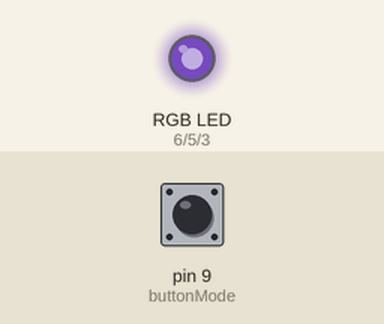
Simulated run of this sketch. Board: Arduino Uno, built with avr-gcc and run on an emulated ATmega328P. Shown: an RGB LED mixed from three pins (HIGH = lit). The test bench sets the inputs (shaded band); at power-on: pin 9 (buttonMode) HIGH. Dim RGB values are drawn brighter than linear; random numbers use the default seed unless the sketch sets one; what the sketch prints to the serial monitor is not drawn.

Above: at 1.2 s.
1.3 s: pin 9 (buttonMode) pulled LOW for 0.15 s
At 3.5 s:
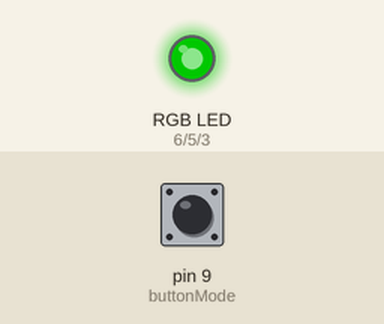
3.8 s: pin 9 (buttonMode) pulled LOW for 1 s
7.8 s: pin 9 (buttonMode) pulled LOW for 0.15 s
At 7.8 s:
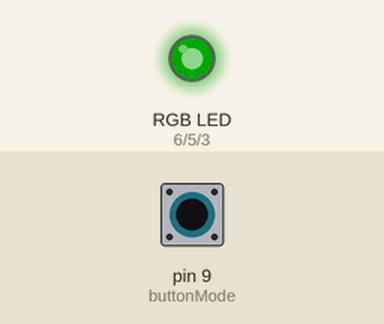
At 9.8 s:
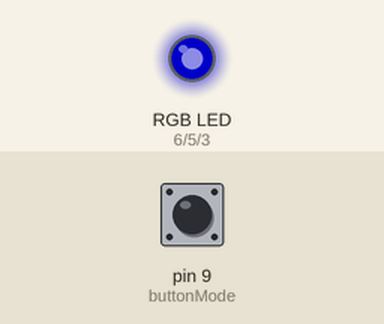
10.3 s: pin 9 (buttonMode) pulled LOW for 3.2 s
At 15.1 s:
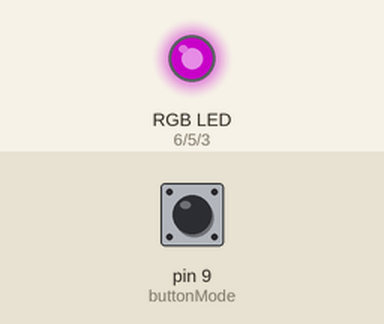
15.8 s: pin 9 (buttonMode) pulled LOW for 0.15 s
18.8 s: pin 9 (buttonMode) pulled LOW for 1 s
Timing chart, 0 to 21.8 s (numbered marks = the images above; inputs shaded):
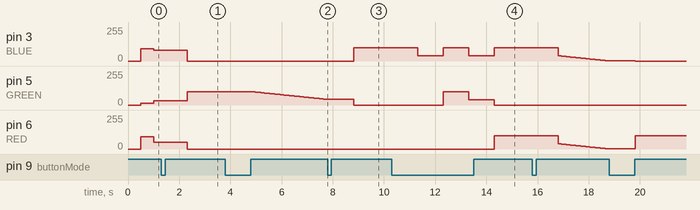

Measured:
- after the input at 3.8 s, pin 5 (GREEN): moves from 100/255 to 42/255 over 2.9 s, starting after 1.1 s
- after the input at 7.8 s, pin 3 (BLUE): 0/255 → 100/255 after 1.0 s
- after the input at 10.3 s, pin 3 (BLUE): 100/255 → 41/255 after 1.0 s, → 100/255 1.0 s later, → 40/255 1.0 s later, → 100/255 1.0 s later; pin 5 (GREEN): 0/255 → 100/255 after 2.0 s, → 40/255 1.0 s later, → 0/255 1.0 s later; pin 6 (RED): 0/255 → 100/255 after 4.0 s
- after the input at 15.8 s, pin 3 (BLUE), pin 6 (RED): moves from 100/255 to 1/255 over 1.9 s, starting after 1.0 s

The sketch:

LedLightProject.ino
```cpp
/* Protodrama 2020 */

/* button mode selector pins */
#define buttonMode 9

/* RGB pins */
#define BLUE 3
#define GREEN 5
#define RED 6

/* mode seleccion */
int mode = 0;
int maxmode = 14;
/*
 * mode 0 = party rgb;
 * mode 1 = fixed green;
 * mode 2 = glow green;
 * mode 3 = fixed blue;
 * mode 4 = glow blue;
 * mode 5 = fixed cyan;
 * mode 6 = glow cyan;
 * mode 7 = fixed purple;
 * mode 8 = glow purple;
 * mode 9 = fixed red;
 * mode 10 = glow red;
 * mode 11 = fixed yellow;
 * mode 12 = glow yellow;
 * mode 13 = rainbow;
 */

/* data for party color mode */
const unsigned long eventTime_Party_ColorChange = 500;
unsigned long previousTime_Party_ColorChange = 0;

/* data for glow mode */
unsigned int glow_brightness = 100;
bool increasing = false;
const unsigned long eventTime_Glow_Brightness_Change = 50;
unsigned long previousTime_Glow_Brightness_ColorChange = 0;

/* data for rainbow mode */
unsigned int colortransition = 0; /* To select transtition between green, cyan, blue, purple, red, yellow */
unsigned int green_rainbow_value = 100; /* 100 to be used as first color when mode is selected */
unsigned int blue_rainbow_value = 0;
unsigned int red_rainbow_value = 0;
const unsigned long eventTime_Rainbow_Change = 50;
unsigned long previousTime_Rainbow_ColorChange = 0;

/***************************/

void setup() {

 /* Initialice serial transmission */
 Serial.begin(9600);

 /* button mode selector initialization */
 pinMode(buttonMode, INPUT_PULLUP);

 /* LED pins initialization */
 pinMode(BLUE,OUTPUT);
 pinMode(RED,OUTPUT);
 pinMode(GREEN,OUTPUT);

}

void loop() {

  /* output for debuff purposes */
  Serial.println(mode);
  Serial.println(glow_brightness);

  int btnModeStatus = digitalRead(buttonMode);

  if (btnModeStatus == LOW)
  {
    Serial.println("mode changed");

    mode++;
    if(mode == maxmode){
      mode = 0;
    }
    delay(1000);
  }


  /* RGB party mode */
  if(mode == 0){
    /* Updates frequently with current time to calculate time difference*/
    unsigned long currentTime = millis();

    long redvalue = random(0,100);
    long greenvalue = random(0,100);
    long bluevalue = random(0,100);

    if(currentTime - previousTime_Party_ColorChange >= eventTime_Party_ColorChange){
      analogWrite(GREEN, greenvalue);
      analogWrite(RED, redvalue);
      analogWrite(BLUE, bluevalue);

      previousTime_Party_ColorChange = currentTime;
    }
  }

  /* Fixed green mode */
  if(mode == 1){
      analogWrite(GREEN, 100);
      analogWrite(RED, 0);
      analogWrite(BLUE, 0);
  }

  /* Glow green mode */
  if(mode == 2){

    /* Updates frequently with current time to calculate time difference*/
    unsigned long currentTime = millis();

    if(currentTime - previousTime_Glow_Brightness_ColorChange >= eventTime_Glow_Brightness_Change){
      analogWrite(GREEN, glow_brightness);
      analogWrite(RED, 0);
      analogWrite(BLUE, 0);

      previousTime_Glow_Brightness_ColorChange = currentTime;

      change_glow_brighness();
      change_glow_direction();
    }
  }

/* Fixed blue mode */
  if(mode == 3){
      analogWrite(GREEN, 0);
      analogWrite(RED, 0);
      analogWrite(BLUE, 100);
  }

/* Glow blue mode */
  if(mode == 4){

    /* Updates frequently with current time to calculate time difference*/
    unsigned long currentTime = millis();

    if(currentTime - previousTime_Glow_Brightness_ColorChange >= eventTime_Glow_Brightness_Change){
      analogWrite(GREEN, 0);
      analogWrite(RED, 0);
      analogWrite(BLUE, glow_brightness);

      previousTime_Glow_Brightness_ColorChange = currentTime;

      change_glow_brighness();
      change_glow_direction();
    }
  }

/* Fixed cyan mode */
  if(mode == 5){
      analogWrite(GREEN, 100);
      analogWrite(RED, 0);
      analogWrite(BLUE, 100);
  }

/* Glow cyan mode */
  if(mode == 6){

    /* Updates frequently with current time to calculate time difference*/
    unsigned long currentTime = millis();

    if(currentTime - previousTime_Glow_Brightness_ColorChange >= eventTime_Glow_Brightness_Change){
      analogWrite(GREEN, glow_brightness);
      analogWrite(RED, 0);
      analogWrite(BLUE, glow_brightness);

      previousTime_Glow_Brightness_ColorChange = currentTime;

      change_glow_brighness();
      change_glow_direction();
    }
  }

/* Fixed purple mode */
  if(mode == 7){
      analogWrite(GREEN, 0);
      analogWrite(RED, 100);
      analogWrite(BLUE, 100);
  }

/* Glow purple mode */
  if(mode == 8){

    /* Updates frequently with current time to calculate time difference*/
    unsigned long currentTime = millis();

    if(currentTime - previousTime_Glow_Brightness_ColorChange >= eventTime_Glow_Brightness_Change){
      analogWrite(GREEN, 0);
      analogWrite(RED, glow_brightness);
      analogWrite(BLUE, glow_brightness);

      previousTime_Glow_Brightness_ColorChange = currentTime;

      change_glow_brighness();
      change_glow_direction();
    }
  }

/* Fixed red mode */
  if(mode == 9){
      analogWrite(GREEN, 0);
      analogWrite(RED, 100);
      analogWrite(BLUE, 0);
  }

/* Glow red mode */
  if(mode == 10){

    /* Updates frequently with current time to calculate time difference*/
    unsigned long currentTime = millis();

    if(currentTime - previousTime_Glow_Brightness_ColorChange >= eventTime_Glow_Brightness_Change){
      analogWrite(GREEN, 0);
      analogWrite(RED, glow_brightness);
      analogWrite(BLUE, 0);

      previousTime_Glow_Brightness_ColorChange = currentTime;

      change_glow_brighness();
      change_glow_direction();
    }
  }

/* Fixed yellow mode */
  if(mode == 11){
      analogWrite(GREEN, 100);
      analogWrite(RED, 100);
      analogWrite(BLUE, 0);
  }

/* Glow yellow mode */
  if(mode == 12){

    /* Updates frequently with current time to calculate time difference*/
    unsigned long currentTime = millis();

    if(currentTime - previousTime_Glow_Brightness_ColorChange >= eventTime_Glow_Brightness_Change){
      analogWrite(GREEN, glow_brightness);
      analogWrite(RED, glow_brightness);
      analogWrite(BLUE, 0);

      previousTime_Glow_Brightness_ColorChange = currentTime;

      change_glow_brighness();
      change_glow_direction();
    }
  }


/* Rainbow mode */
  if(mode == 13){

    /* Updates frequently with current time to calculate time difference*/
    unsigned long currentTime = millis();

    Serial.println(green_rainbow_value + red_rainbow_value + blue_rainbow_value);

    if(currentTime - previousTime_Rainbow_ColorChange >= eventTime_Rainbow_Change){
      analogWrite(GREEN, green_rainbow_value);
      analogWrite(RED, red_rainbow_value);
      analogWrite(BLUE, blue_rainbow_value);

      previousTime_Rainbow_ColorChange = currentTime;

      switch(colortransition){
        /* Green to Cyan */
        case 0:
          if(green_rainbow_value >= 100 && blue_rainbow_value >= 100){
            colortransition++;
          }else{
            blue_rainbow_value++;
          }
        break;
        /* Cyan to Blue */
        case 1:
          if(green_rainbow_value <= 0 && blue_rainbow_value >= 100){
            colortransition++;
          }
          else{
            green_rainbow_value--;
          }
        break;
        /* Blue to Purple */
        case 2:
          if(red_rainbow_value >= 100 && blue_rainbow_value >= 100){
            colortransition++;
          }
          else{
            red_rainbow_value++;
          }
        break;
        /* Purple to Red */
        case 3:
          if(blue_rainbow_value <= 0 && red_rainbow_value >= 100){
            colortransition++;
          }
          else{
            blue_rainbow_value--;
          }
        break;
        /* Red to Yellow */
        case 4:
          if(green_rainbow_value >= 100 && red_rainbow_value >= 100){
            colortransition++;
          }
          else{
            green_rainbow_value++;
          }
        break;
        /* Yellow to Green */
        case 5:
          if(red_rainbow_value <= 0 && green_rainbow_value >= 100){
            colortransition = 0;
          }
          else{
            red_rainbow_value--;
          }
        break;

      }
    }
  }

}

int Brighnesspercentage(int scope){
  return glow_brightness / 100 * scope;
}

void change_glow_brighness(){
  if(increasing){
    glow_brightness++;
  }
  else{
    glow_brightness--;
  }
}

void change_glow_direction(){
  if(glow_brightness <= 0) {
      increasing = true;
  }
  else if(glow_brightness >= 100){
    increasing = false;
  }
}
```
